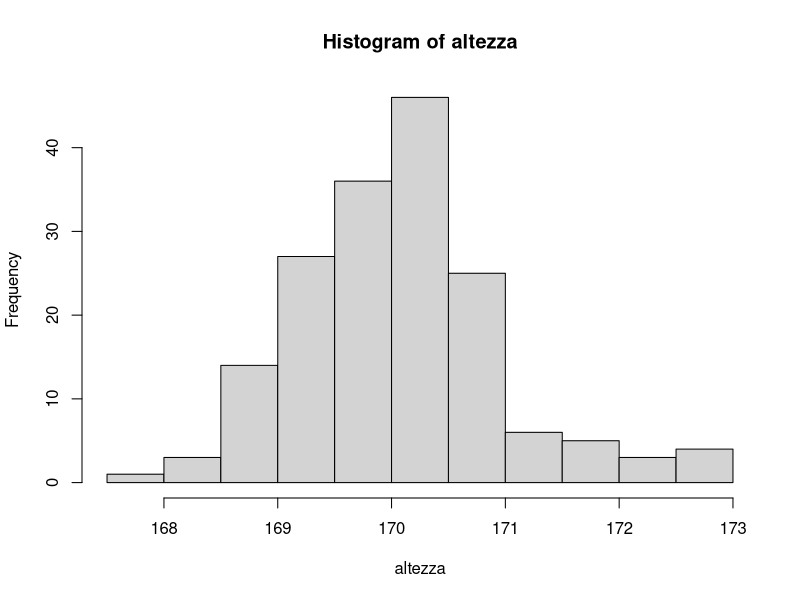
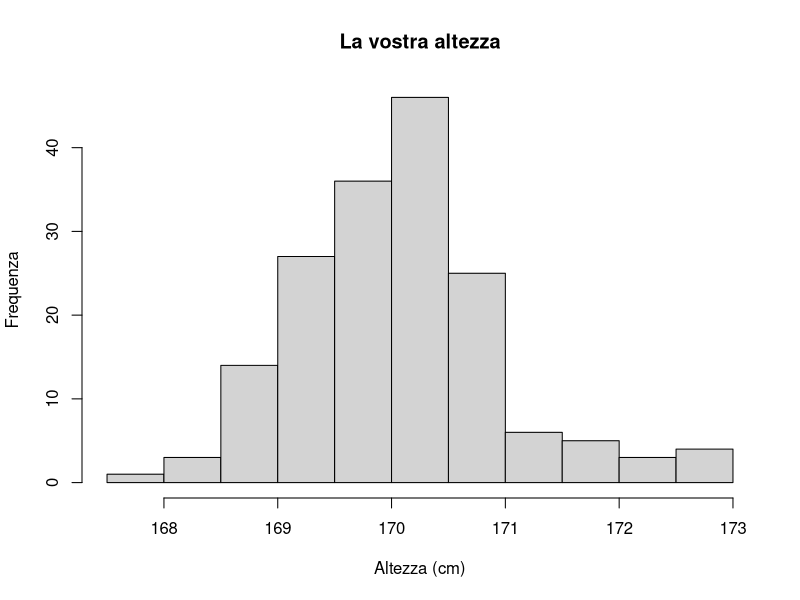
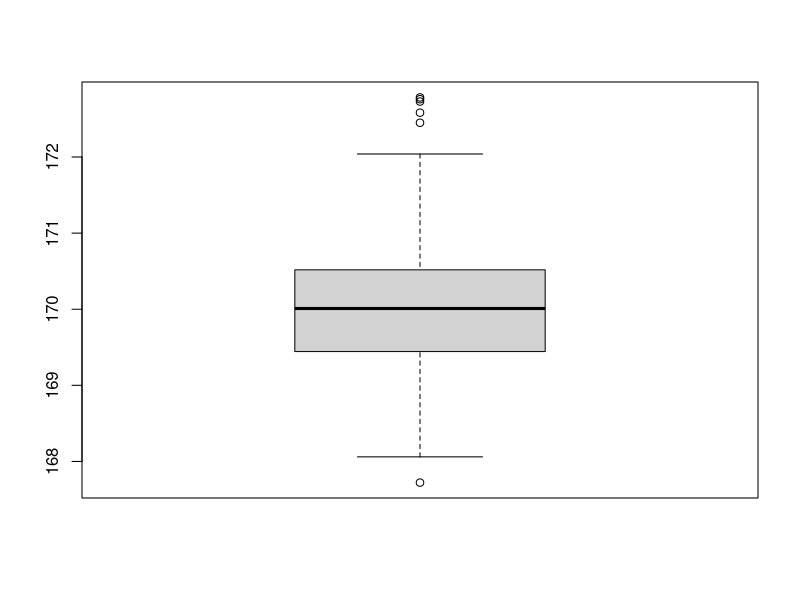
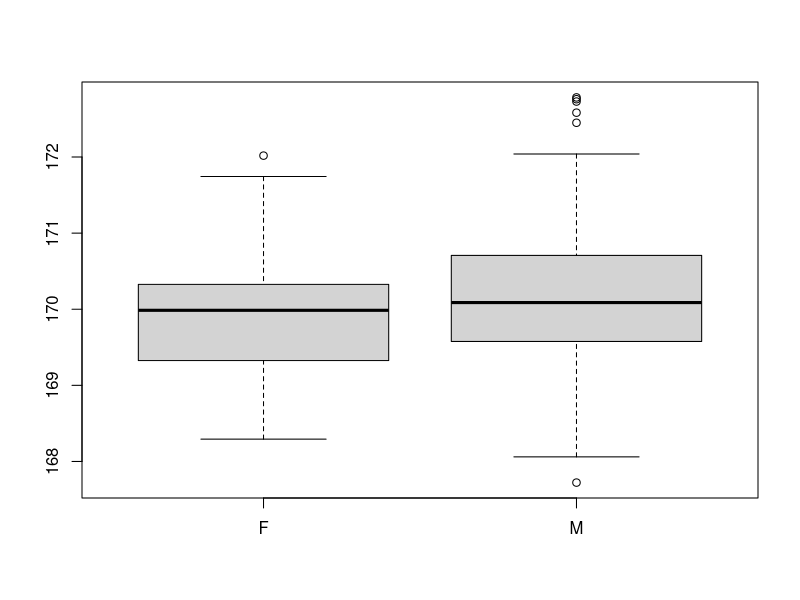

Source code (R) for these figures, in order:
1+1
x <- c(1,3,4,5,6)
x
print(x)
x*3
x+6
x/2
x^4
y <- seq(1:length(x))
x%*%y
drop(x%*%y)
z <- runif(100)
str(z)  
head(z)
tail(z)  
Z <- matrix(z, nrow=5, byrow=FALSE)
dim(Z)  
str(Z)  
x%*%Z
drop(x%*%Z)
x[2:3]
x[c(2:3,5)]
Z[,1]
Z[,2:3]
Z[1:2,2:4]
ps <- function(x, a=1) a*x^2
ps(2)
ps(5)
ps(4, 3)
ps <- function(x, a=1) {
  z <- a*x^2                
  return(z)
}
ps(5)
ps(4, 3)
ps <- function(x, a=1) { z <- a*x^2; z }
ps(x=x, a=3)
ps(x=3, a=x)     
ps <- function(x, a=1) {
  if (a >= 0) {
    z <- a*x^2
  } else {
    z <- a*x^3
  }
  return(z)
}
ps(4, 2)
ps(4, -2)
ps <- function(x, a=1) {
  z <- ifelse (a >= 0, a*x^2,  a*x^3)
  return(z)
}
ps(x, a=-2)
ps(x, a=2)     
ps(x, a=c(-2, 2))     

genere <- sample(c("M", "F"), size=170, replace=TRUE)
str(genere)
altezza <- rnorm(170, 170, 1)
str(altezza)
hist(altezza)
hist(altezza, xlab="Altezza (cm)", ylab="Frequenza", main="La vostra altezza")  
boxplot(altezza)            
table(genere)
boxplot(split(altezza, genere))
    
  